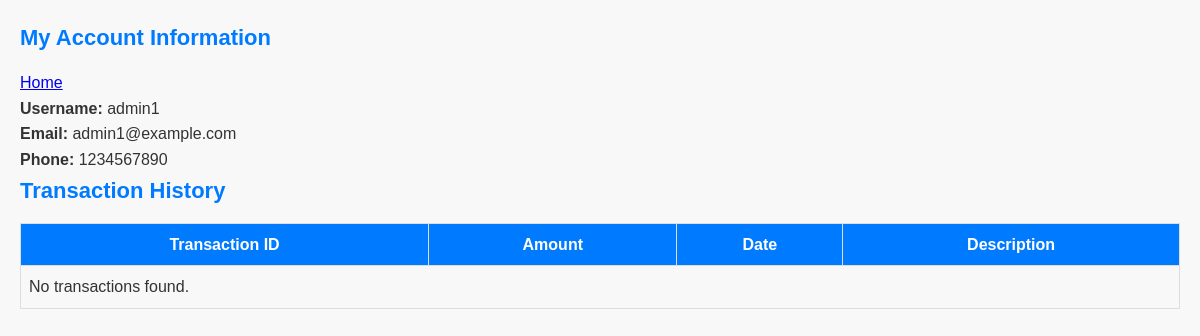
Screenshot of /buyer/accounts.php (signed in) with the database file from the repository.
### tables this page shows
CREATE TABLE Users (
    user_id INT AUTO_INCREMENT PRIMARY KEY,
    username VARCHAR(255) NOT NULL UNIQUE,
    password VARCHAR(255) NOT NULL,
    role ENUM('System Administrator', 'Real Estate Agent', 'Buyer', 'Seller') NOT NULL,
    email VARCHAR(255),
    phone VARCHAR(20),
    is_active BOOLEAN DEFAULT TRUE,
    last_login TIMESTAMP,
    created_at TIMESTAMP DEFAULT CURRENT_TIMESTAMP
);

### buyer/accounts.php (the view, shortened to what this page needs)
<?php
$servername = "localhost";
$username = "root";
$password = "";
$dbname = "res";
$conn = new mysqli($servername, $username, $password, $dbname);
$user_id = $_SESSION['user_id'];
$user_query = "SELECT * FROM Users WHERE user_id = $user_id";
$user_result = $conn->query($user_query);
$transaction_query = "SELECT * FROM Transactions WHERE user_id = $user_id ORDER BY transaction_date DESC";
$transaction_result = $conn->query($transaction_query);
?>
<!DOCTYPE html>
<html lang="en">
<head>
    <link rel="stylesheet" href="buyer.css">
</head>
<body>
    <h2>My Account Information</h2>
    <a href="buyer.php">Home</a>
    <?php
    if ($user_result->num_rows > 0) {
        $user = $user_result->fetch_assoc();
        echo "<p><strong>Username:</strong> {$user['username']}</p>";
        echo "<p><strong>Email:</strong> {$user['email']}</p>";
        echo "<p><strong>Phone:</strong> {$user['phone']}</p>";
    } else {
        echo "<p>No user information found.</p>";
    }
    ?>
    <h2>Transaction History</h2>
    <table>
        <thead>
            <tr>
                <th>Transaction ID</th>
                <th>Amount</th>
                <th>Date</th>
                <th>Description</th>
            </tr>
        </thead>
        <tbody>
            <?php
            if ($transaction_result->num_rows > 0) {
                while ($row = $transaction_result->fetch_assoc()) {
                    echo "<tr>";
                    echo "<td>{$row['transaction_id']}</td>";
                    echo "<td>{$row['amount']}</td>";
                    echo "<td>{$row['transaction_date']}</td>";
                    echo "<td>{$row['description']}</td>";
                    echo "</tr>";
                }
            } else {
                echo "<tr><td colspan='4'>No transactions found.</td></tr>";
            }
            ?>
        </tbody>
    </table>
</body>
</html>

### buyer/buyer.css (style rules this page uses)
body, h1, h2, h3, p, ul, li, table, th, td { margin: 0; padding: 0; }
body { font-family: Arial, sans-serif; line-height: 1.6; background-color: #f8f8f8; color: #333; padding: 20px; }
h2 { color: #007bff; font-size: 22px; margin-bottom: 15px; }
table { width: 100%; border-collapse: collapse; }
th, td { border: 1px solid #ddd; padding: 8px; }
th { background-color: #007bff; color: #fff; }

### rows the page displays
users: username "admin1", email "admin1@example.com", phone "1234567890"
